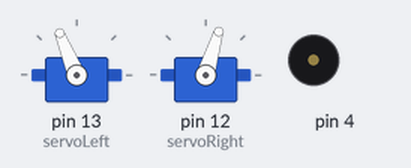
Bench run of a sketch on a simulated Arduino Uno, built with avr-gcc and run on an emulated ATmega328P. Parts: 2 × servo, buzzer (waves = sounding).

Above: at 1.05 s.
At 3.6 s:
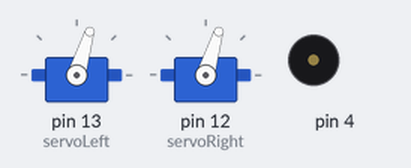
At 4.2 s:
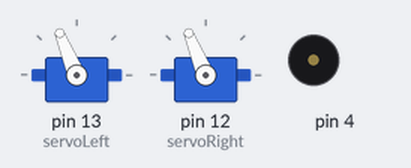
At 6.2 s:
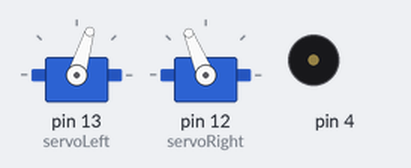
Timing chart, 0 to 7.0 s (numbered marks = the images above):
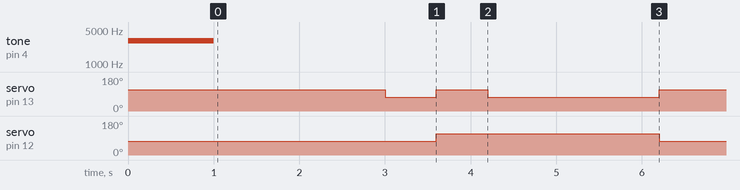

Measured:
- by itself, servo on pin 13 (servoLeft): repeats every 5.2 s: 112° 0.60 s, 73° 2.0 s, 112° 2.0 s, 73° 0.60 s
- by itself, servo on pin 12 (servoRight): alternates 112° for 2.6 s and 73° for 2.6 s

The sketch:

ex4.ino
```cpp
// Move forward, left, right, then backward for testing and tuning.

#include <Servo.h> // Include servo library

// Declare left and right servos
Servo servoLeft;
Servo servoRight;

void setup()
{
  tone(4, 3000, 1000); // Play tone for 1 second
  delay(1000); // Delay to finish tone

  servoLeft.attach(13); // Attach left signal to pin 13
  servoRight.attach(12); // Attach right signal to pin 12

  // disableServos();  // Stay still indefinitely
}

void loop(){
  forward(2000); // Go forward for 2 seconds
  turnLeft(600); // Turn left for 0.6 seconds
  turnRight(600); // Turn right for 0.6 seconds
  backward(2000); // go backward for 2 seconds
}

// Forward function
void forward(int time) {
  servoLeft.writeMicroseconds(1700); // Left wheel counterclockwise
  servoRight.writeMicroseconds(1300); // Right wheel clockwise
  delay(time); // Maneuver for time ms
}

// Left turn function
void turnLeft(int time) {
  servoLeft.writeMicroseconds(1300); // Left wheel clockwise
  servoRight.writeMicroseconds(1300); // Right wheel clockwise
  delay(time); // Maneuver for time ms
}

// Right turn function
void turnRight(int time) {
  servoLeft.writeMicroseconds(1700); // Left wheel counterclockwise
  servoRight.writeMicroseconds(1700); // Right wheel counterclockwise
  delay(time); // Maneuver for time ms
}

// Backward function
void backward(int time) {
  servoLeft.writeMicroseconds(1300); // Left wheel clockwise
  servoRight.writeMicroseconds(1700); // Right wheel counterclockwise
  delay(time); // Maneuver for time ms
}

// Halt servo signals
void disableServos()
{
  // Stop sending servo signals
  servoLeft.detach();
  servoRight.detach();
}
```
